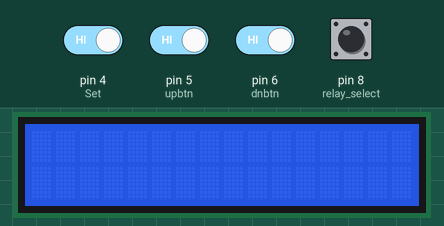
A sketch run on a simulated Arduino Uno, built with avr-gcc and run on an emulated ATmega328P. Shown: 16×2 character LCD. Inputs (shaded band) come from the test bench; at power-on: pin 4 (Set), pin 5 (upbtn), pin 6 (dnbtn), pin 8 (relay_select) HIGH. EEPROM starts erased.

Above: at 1.2 s.
1.3 s: pin 8 (relay_select) pulled LOW for 1 s
At 3.3 s:
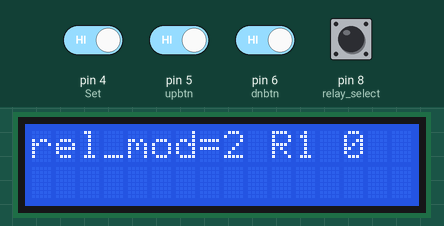
3.8 s: pin 8 (relay_select) pulled LOW for 0.15 s
At 4.2 s:
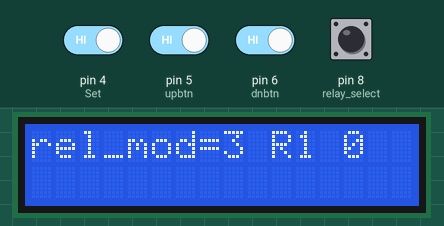
5.4 s: pin 4 (Set) driven LOW and pin 5 (upbtn) driven LOW and pin 6 (dnbtn) driven LOW and pin 8 (relay_select) driven LOW
At 7.6 s:
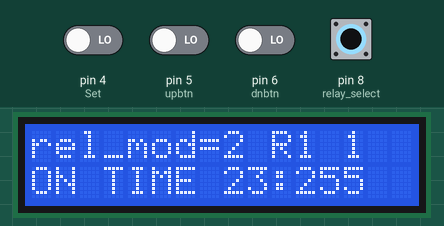
8.4 s: pin 5 (upbtn) driven HIGH
At 10.4 s:
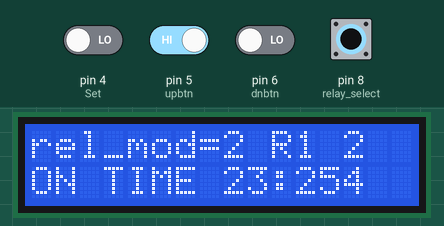
11.4 s: pin 4 (Set) driven HIGH
At 13.3 s:
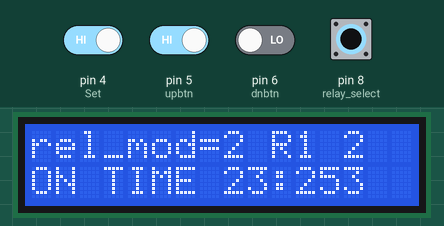
14.4 s: pin 4 (Set) driven LOW
At 16.1 s:
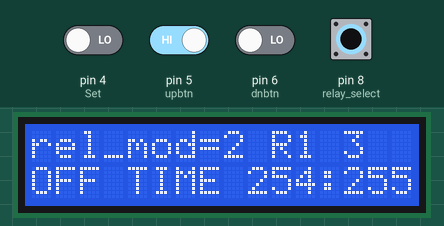
Timing chart, 0 to 17.6 s (numbered marks = the images above; inputs shaded):
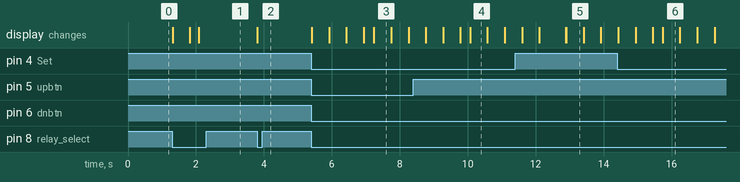

The sketch:

multi_relayed_timer.ino
```cpp
#include <EEPROM.h>
#include <stdint.h>
#include <LiquidCrystal_I2C.h>
LiquidCrystal_I2C lcd(0x3f, 16, 2);


#define Set     4
#define upbtn   5
#define dnbtn   6
#define rset    7
#define relay_select  8


 int mode,relay_mode=0;
 int ONHH1,ONMM1,OFFHH1,OFFMM1;
 int ONHH2,ONMM2,OFFHH2,OFFMM2;
 int ONHH3,ONMM3,OFFHH33,OFFMM3;
 int ONHH4,ONMM4,OFFHH4,OFFMM4;

void setup()
{
  pinMode(relay_select,INPUT_PULLUP);
  pinMode(Set,INPUT_PULLUP);
  pinMode(upbtn,INPUT_PULLUP);
  pinMode(dnbtn,INPUT_PULLUP);
  pinMode(rset,INPUT_PULLUP);
  Serial.begin(9600);

  lcd.init();
  lcd.backlight();

}


void loop()
{
  ONHH1=EEPROM.read(1);ONMM1=EEPROM.read(2);
  OFFHH1=EEPROM.read(3);OFFMM1=EEPROM.read(4);
  if(digitalRead(relay_select)== LOW)
  {
   relay_mode=relay_mode+1;
   if(relay_mode>4)
   relay_mode=0;
 /*  Serial.print("relay_mode=");
   Serial.print("\n");
   Serial.print(relay_mode);
   Serial.print("\n"); */

  lcd.setCursor(0,0);
  lcd.print("rel_mod=");
  lcd.setCursor(8,0);
  lcd.print(relay_mode);

   delay(500);
  }
  if(relay_mode==1)
  {
  Relay1();
  }
}
int Relay1()
{
  /* Serial.print("relay 1 settings");
   Serial.print("\n");
  */
  lcd.setCursor(10,0);
  lcd.print("R1");
  {
    if(digitalRead(Set)==LOW)
    mode=mode+1;
    if(mode>4)
    mode=1;
  lcd.setCursor(13,0);
  lcd.print(mode);
  delay(250);
  }
  if((digitalRead(upbtn)==LOW))
{
  if(mode==1)
  {
  ONHH1=ONHH1+1;
  if(ONHH1>23)
    ONHH1=0;
  lcd.setCursor(0,1);
  lcd.print("ON TIME ");
  lcd.print(ONHH1); lcd.print(":"); lcd.print(ONMM1);

  }
  if(mode==2)
  {
  ONMM1=ONMM1+1;
  if(ONMM1>59)
    ONMM1=0;
  lcd.setCursor(0,1);
  lcd.print("ON TIME ");
  lcd.print(ONHH1); lcd.print(":"); lcd.print(ONMM1);
  }
}


if((digitalRead(dnbtn)==LOW))
{
  if(mode==1)
  {
  ONHH1=ONHH1-1;
  if(ONHH1<0)
    ONHH1=23;
  lcd.setCursor(0,1);
  lcd.print("ON TIME ");
  lcd.print(ONHH1); lcd.print(":"); lcd.print(ONMM1);

  }
  if(mode==2)
  {
  ONMM1=ONMM1-1;
  if(ONMM1<0)
    ONMM1=59;
 lcd.setCursor(0,1);
  lcd.print("ON TIME ");
  lcd.print(ONHH1); lcd.print(":"); lcd.print(ONMM1);
  }
}


/************************************************************************************************************************************ */


if((digitalRead(upbtn)==LOW))
{
  if(mode==3)
  {
  OFFHH1=OFFHH1+1;
  if(OFFHH1>23)
    OFFHH1=0;
  lcd.setCursor(0,1);
  lcd.print("OFF TIME ");
  lcd.print(OFFHH1); lcd.print(":"); lcd.print(OFFMM1);

  }
  if(mode==4)
  {
  OFFMM1=OFFMM1+1;
  if(OFFMM1>59)
    OFFMM1=0;
 lcd.setCursor(0,1);
  lcd.print("OFF TIME ");
  lcd.print(OFFHH1); lcd.print(":"); lcd.print(OFFMM1);;
  }
}


if((digitalRead(dnbtn)==LOW))
{
  if(mode==3)
  {
  OFFHH1=OFFHH1-1;
  if(OFFHH1<0)
    OFFHH1=23;
  lcd.setCursor(0,1);
  lcd.print("OFF TIME ");
  lcd.print(OFFHH1); lcd.print(":"); lcd.print(OFFMM1);

  }
  if(mode==4)
  {
  OFFMM1=OFFMM1-1;
  if(OFFMM1<0)
    OFFMM1=59;
 lcd.setCursor(0,1);
  lcd.print("OFF TIME ");
  lcd.print(OFFHH1); lcd.print(":"); lcd.print(OFFMM1);
  }
}

EEPROM.write(1,ONHH1);EEPROM.write(2,ONMM1);
EEPROM.write(3,OFFHH1);EEPROM.write(4,OFFMM1);

}
```

Measured:
- after the input at 1.3 s, the display: first changes at once (image 1 shows a later state)
- after the input at 3.8 s, the display: changes at once (image 2)
- after the input at 5.4 s, the display: first changes at once (image 3 shows a later state)
- what the display in image 3 shows lasts 0.5 s, from 7.2 s to 7.7 s
